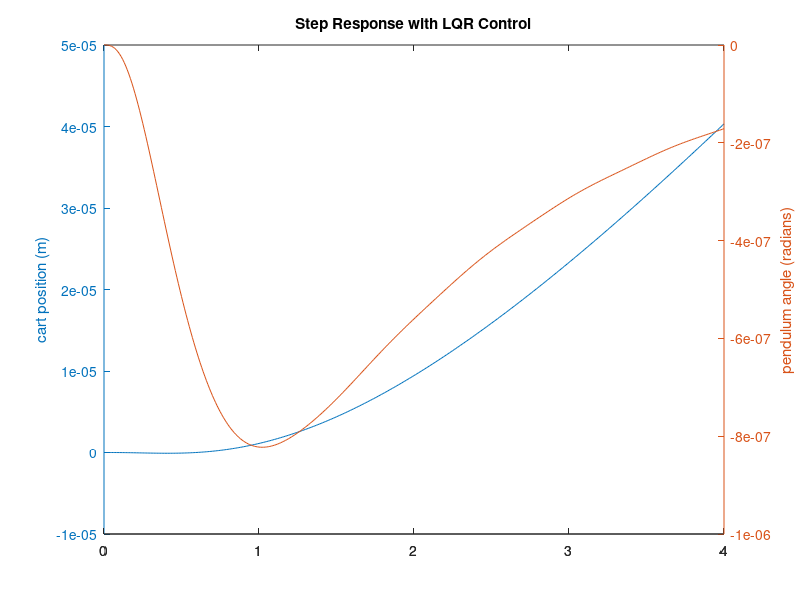

This figure's MATLAB source: (Note: this script raises an error after producing the figure.)
%
% Control the inverted pendulum
%
%close all;
clear all;
pkg load control;

% Whether to create plots
plotAll = true;

%
% Pendulum model, the longer rod
%

% Sample rate / control frequency (Hz)
f = 300;
T = 1/f;
Maxpos = 0.25;              % Max carriage travel +- 0.25 m
Maxangle = 0.175;           % Max rod angle -- 10 deg
Maxvoltage = 20;            % Max motor voltage, V
pstart = 0.005;             % Carriage position starting limit, m
astart = 1*pi/180;          % Angle starting limit, rad
g = 9.81;                   % m/s^2     Gravitational constant

% SYSTEM PARAMETERS
% Measured Mechanical Parameters
d1 = 0.323;                % m         Length of pendulum 1 (long)
d2 = 0.079;                 % m         Length of pendulum 2 (short)
%mp1 = 0.0208;              % kg        Mass of pendulum 1
mp1 = 0.0318;
%mp2 = 0.0050;              % kg        Mass of pendulum 2
mp2 = 0.0085;
%m=0.8; % Makes state estimates better for some reason
m = 0.3163;                 % kg        Mass of carriage
rd = 0.0254/2;              % m         Drive pulley radius
md = 0.0375;                % kg        Mass of drive pulley (cylinder)
%mc1 = 0.0036;              % kg        Mass of clamp 1*
%mc2 = 0.0036;              % kg        Mass of clamp 2*
mc1 = 0.0085;
mc2 = mc1;

% *Clamp Dimensions
%  Rectangular 0.0254 x 0.01143 m
%  The pivot shaft is 0.00714 m from the end

% Motor Parameters (Data Sheet)
Im = 43e-7;                 % kg m^2/rad    Rotor moment of inertia
R = 4.09;                   % ohms          Resistance
kt = 0.0351;                % Nm/A          Torque constant
ke = 0.0351;                % Vs/rad        Back emf constant

% Derived Mechanical Parameters

                            % kg m^2/rad    Moment of inertia, clamp 1
%Ic1 = mc1*(0.01143^2 + 0.0254^2)/12 + mc1*(0.0127-0.00714)^2;
Ic1 = mc1*(0.0098^2 + 0.0379^2)/12;
Ic2 = Ic1;                  % kg m^2/rad    Moment of inertia, clamp 2
Id = md*(rd^2)/2;           % kg m^2/rad    Moment of inertia, drive pulley
Imd = Im + Id;              % kg m^2/rad    Moment of inertia, combined

J1 = Ic1 + mp1*(d1^2)/3;    % Total moment of inertia, pendulum 1 (long)
J2 = Ic2 + mp2*(d2^2)/3;    % Total moment of inertia, pendulum 2 (short)
Jd = Im + Id;               % Total moment of inertia, motor drive
Mc = m + mc1 + mc2;         % Total carriage mass

% Friction Test Data
%   Carriage Slope = 19 deg;  Terminal Velocity xdotss = 0.312 m/s; From
%       twincarriage.m; formula b = m g sin(theta)/xdotss
%   Pendulum 1 (long) Exponent a1 = 0.0756 1/s;  From longfit.m
%   Pendulum 2 (short) Exponent a2 = 0.2922 1/s; From shortfit.m
%        formula b = 2 a J

%alpha = 19;
alpha = 12.2;
%xdotss = 0.312;
xdotss = 0.4852;
%a1 = 0.0756;
%a2 = 0.2922;
a1 = 0.0185;
a2 = 0.012;
                            % Ns/m    Viscous friction of carriage system
b = (Mc + mp1 + mp2)*g*sin(alpha*pi/180)/xdotss;
b1 = 2*a1*J1;               % Nms/rad    Viscous friction of pendulum 1 (rotational)
b2 = 2*a2*J2;               % Nms/rad    Viscous friction of pendulum 2 (rotational)

scale = [rd*2*pi/4096  2*pi/4096 -0.05/250];

% Additional variables
l1 = d1/2;
l2 = d2/2;
bc = b;
Km = kt;

% Fiddle with these values...
Ks = 1;
bm = 1;

%
% State space equations with the spring
%

% Denominator
p = (Mc*l1^2*l2^2*mp1*mp2+J1*Mc*l2^2*mp2+J1*l2^2*mp1*mp2+J2*Mc*l1^2*mp1+J2*l1^2*mp1*mp2+J1*J2*Mc+J1*J2*mp1+J1*J2*mp2);
A = [
    0 1 0 0 0 0 0 0;
    -(-Ks*l1^2*l2^2*mp1*mp2-J1*Ks*l2^2*mp2-J2*Ks*l1^2*mp1-J1*J2*Ks)/p -(bc*l1^2*l2^2*mp1*mp2+J1*bc*l2^2*mp2+J2*bc*l1^2*mp1+J1*J2*bc)/p -(-g*l1^2*l2^2*mp1^2*mp2-J2*g*l1^2*mp1^2)/p 0 -(-g*l1^2*l2^2*mp1*mp2^2-J1*g*l2^2*mp2^2)/p 0 -(Ks*l1^2*l2^2*mp1*mp2*rd+J1*Ks*l2^2*mp2*rd+J2*Ks*l1^2*mp1*rd+J1*J2*Ks*rd)/p 0;
    0 0 0 1 0 0 0 0;
    -(-Ks*l2^2*mp2-J2*Ks)*l1*mp1/p -(bc*l2^2*mp2+J2*bc)*l1*mp1/p -(-Mc*g*l2^2*mp2-g*l2^2*mp1*mp2-J2*Mc*g-J2*g*mp1-J2*g*mp2)*l1*mp1/p 0 +g*l2^2*mp2^2*l1*mp1/p 0 -(Ks*l2^2*mp2*rd+J2*Ks*rd)*l1*mp1/p 0;
    0 0 0 0 0 1 0 0;
    +mp2*l2*(-Ks*l1^2*mp1-J1*Ks)/p +mp2*l2*(bc*l1^2*mp1+J1*bc)/p -mp2*l2*g*l1^2*mp1^2/p 0 +mp2*l2*(-Mc*g*l1^2*mp1-g*l1^2*mp1*mp2-J1*Mc*g-J1*g*mp1-J1*g*mp2)/p 0 +mp2*l2*(Ks*l1^2*mp1*rd+J1*Ks*rd)/p 0;
    0 0 0 0 0 0 0 1;
    0 0 0 0 0 0 0 -(Km^2+R*bm)/(Jd*R) ];
B = [0;
     0;
     0;
     0;
     0;
     0;
     0;
     Km/(Jd*R)];
C = [1 0 0 0 0 0 0 0;
     0 0 1 0 0 0 0 0];
D = [0;
     0];

states = {'x' 'x_dot' 'theta1' 'theta1_dot' 'theta2' 'theta2_dot' 'thetam' 'thetam_dot'};
inputs = {'v'};
outputs = {'x'; 'theta1'};
sys_ss = ss(A,B,C,D,'statename',states,'inputname',inputs,'outputname',outputs);

% Poles for our system
original_poles = eig(A);

%
% Discretize
%
sys_d = c2d(sys_ss, T, 'zoh');
%H = tf(sys_d);

% Check if controllable and observable
co = ctrb(sys_d);
ob = obsv(sys_d);

controllability = rank(co);
observability = rank(ob);

if controllability == 8
	disp('System is controllable. Yay!')
else
	disp('System is not controllable. This is bad.')
end
if observability == 8
	disp('System is observable. Yay!')
else
	disp('System is not observable. This is bad.')
end

% Original poles are:
%
%   0.00000 + 0.00000i
%  -4.44367 + 0.00000i
%  -0.04895 + 5.15645i
%  -0.04895 - 5.15645i
%
%
% With V -> x,phi model:
%
%    0.00000 + 0.00000i
%   -9.77403 + 0.00000i
%   -0.04054 + 5.12175i
%   -0.04054 - 5.12175i
%
% which are way out of the unit circle.
%
poles = eig(A);

%
% Create a controller with LQR and simulate it
% http://ctms.engin.umich.edu/CTMS/index.php?example=InvertedPendulum&section=ControlStateSpace
%

Q = C'*C;
Q(1,1) = 1000;
Q(3,3) = 100;
R = 0.1;

K = lqr(A,B,Q,R);

Ac = [(A-B*K)];
Bc = [B];
Cc = [C];
Dc = [D];

sys_cl = ss(Ac,Bc,Cc,Dc,'statename',states,'inputname',inputs,'outputname',outputs);

t = 0:0.01:4;
r = 0.2*ones(size(t));
if plotAll
    figure;
    [y,t,x]=lsim(sys_cl,r,t);
    [AX,H1,H2] = plotyy(t,y(:,1),t,y(:,2),'plot');
    set(get(AX(1),'Ylabel'),'String','cart position (m)');
    set(get(AX(2),'Ylabel'),'String','pendulum angle (radians)');
    title('Step Response with LQR Control');
end

%
% Correcting the cart position error. Now the cart actually ends up at 0.2
% meters as we were commanding it.
%
Cn = [1 0 0 0 0 0 0 0];
sys_ss = ss(A,B,Cn,0);
Nbar = rscale(sys_ss,K);

sys_cl = ss(Ac,Bc*Nbar,Cc,Dc,'statename',states,'inputname',inputs,'outputname',outputs);

r =0.2*ones(size(t));
if plotAll
    figure;
    [y,t,x]=lsim(sys_cl,r,t);
    [AX,H1,H2] = plotyy(t,y(:,1),t,y(:,2),'plot');
    set(get(AX(1),'Ylabel'),'String','cart position (m)');
    set(get(AX(2),'Ylabel'),'String','pendulum angle (radians)');
    title('Step Response with Precompensation and LQR Control');
end

%
% Designing observer/estimator
%
% Our slowest pole's real value is at -1.7891. Let's try placing our
% estimator's poles at -20.
%
poles = eig(Ac);

P = [-30 -31 -32 -33 -34 -35 -36 -37];
L = place(A',C',P)';

%
%
%
Ace = [(A-B*K) (B*K);
       zeros(size(A)) (A-L*C)];
Bce = [B*Nbar;
       zeros(size(B))];
Cce = [Cc zeros(size(Cc))];
Dce = [0;0];

states_est = {'x' 'x_dot' 'theta1' 'theta1_dot' 'theta2' 'theta2_dot' 'thetam'
    'thetam_dot' 'e1' 'e2' 'e3' 'e4' 'e5' 'e6' 'e7' 'e8'};
sys_est_cl = ss(Ace,Bce,Cce,Dce,'statename',states_est,'inputname',inputs,'outputname',outputs);

r = 0.2*ones(size(t));
if plotAll
    figure;
    [y,t,x]=lsim(sys_est_cl,r,t);
    [AX,H1,H2] = plotyy(t,y(:,1),t,y(:,2),'plot');
    set(get(AX(1),'Ylabel'),'String','cart position (m)');
    set(get(AX(2),'Ylabel'),'String','pendulum angle (radians)');
    title('Step Response with Observer-Based State-Feedback Control');
end

%
% Simulating the plant separately from our control and esimation, getting
% closer to what will actually run on the pendulum
%

% To get discretized
sys_est_only = ss(A, [B L], C, [D [0;0] [0;0]]);
sys_est_only_d = c2d(sys_est_only, T, 'zoh');

if plotAll
%if false
    % We have 4 state variables, and need the current and past values
    state = zeros(8, 2);
    eststate = zeros(8, 2);

    % The states we want to plot
    N = 4*f;
    output = zeros(N, 2);
    estoutput = zeros(2, 1);
    estoutputhistory = zeros(N, 2);

    % Constant input command
    r = 0.2;
    input = zeros(N);

    for i = 1:N
        % Our control law
        input(i) = r*Nbar - K*eststate(:,1);
        %input(i) = r*Nbar - K*(eststate(:,1) - [1;0;0;0]*r);
        %input(i) = r*Nbar - K*[state(1,1); eststate(2,1); state(3,1); eststate(4,1)];

        % Max out at +/- Maxvoltage
        input(i) = min(max(input(i),-Maxvoltage),Maxvoltage);

        % Estimation
        y = [state(1,1); state(3,1)]; % Use only the measured part of the state
        uvec = [input(i); y-estoutput];
        eststate(:,1) = sys_est_only_d.a*eststate(:,2) + sys_est_only_d.b*uvec;
        estoutput = sys_est_only_d.c*eststate(:,2) + sys_est_only_d.d*uvec;

        % Simulate actual system
        state(:,1) = sys_d.a*state(:,2) + sys_d.b*input(i);
        output(i,:) = sys_d.c*state(:,2) + sys_d.d*input(i);

        % Save the new states in the old state
        eststate(:,2) = eststate(:,1);
        state(:,2) = state(:,1);

        % Save so we can plot
        estoutputhistory(i,:) = estoutput';
    end

    t = 0:T:(size(estoutputhistory,1)-1)/f;
    figure;
    [AX,H1,H2] = plotyy(t,estoutputhistory(:,1),t,estoutputhistory(:,2),'plot');
    set(get(AX(1),'Ylabel'),'String','cart position (m)');
    set(get(AX(2),'Ylabel'),'String','pendulum angle (radians)');
    title('state estimates - without lsim');

    % Plot the input, make sure it's not > Maxvoltage
    figure;
    plot(t,estoutputhistory(:,1),'-r',
         t,estoutputhistory(:,2),'-b',
         t,input,'-g');
end
